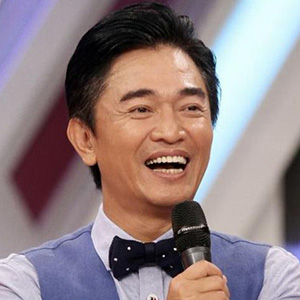
#> input picture python-notebooks/OpenCV/OpenCV_datasets/Jacky_Wu.jpg, 300 x 300 px
$ python '人物照片邊緣化.py'
#> lines starting #> are read from the running program, lines starting #| are printed output that depends on the picture; after the words box and inside, x2 and y2 are one past the last pixel; in counts of white or black regions, pixels touching at a corner belong together
import cv2
import numpy as np
from pathlib import Path


### 取得圖片路徑
current_file = Path(__file__).resolve()

image_path = (
    current_file.parent.parent
    / "OpenCV_datasets"
    / "Jacky_Wu.jpg"
)


### 讀取圖片
image = cv2.imdecode(
    np.fromfile(str(image_path), dtype=np.uint8),
    cv2.IMREAD_COLOR
)
#> image is the input picture: shape (300, 300, 3); mean B, G, R 130.1, 128.1, 145

if image is None:
    print("圖片讀取失敗，請確認圖片路徑與檔名")
    print(image_path)
    raise SystemExit


### 縮放圖片，避免視窗太大
image = cv2.resize(image, (500, 500))
#> image: shape (500, 500, 3)


### 轉灰階
gray = cv2.cvtColor(image, cv2.COLOR_BGR2GRAY)
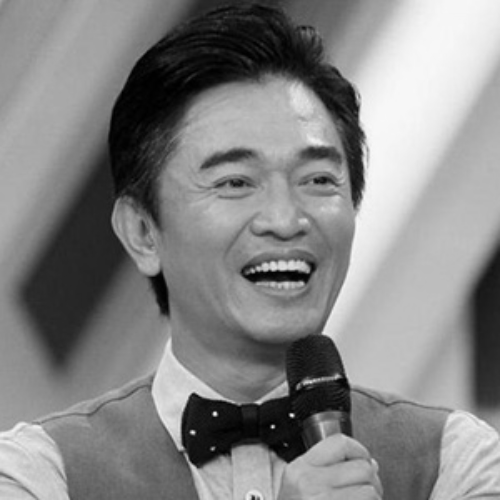
#> gray: shape (500, 500); min 0, max 249, mean 133.3


### 模糊處理
# 先把雜訊柔化，Canny 才不會抓到太多亂線
blur = cv2.GaussianBlur(
    gray,
    (5, 5),
    0
)


### Canny 邊緣偵測
edges = cv2.Canny(
    blur,
    50,
    150
)
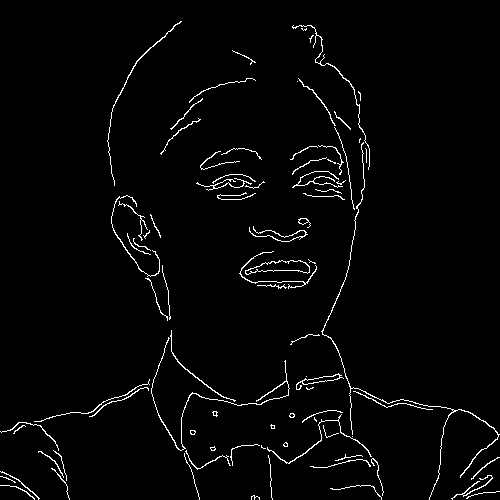
#> edges: shape (500, 500); 2.4% white in thin lines or dots


### 反相處理
# 原本是黑底白線，反相後會變成白底黑線，比較像素描線稿
sketch = cv2.bitwise_not(edges)
#> sketch: shape (500, 500); 97.6% white; black in thin lines or dots


### 顯示結果
cv2.imshow("Original", image)
cv2.imshow("Gray", gray)
cv2.imshow("Canny Edge", edges)
cv2.imshow("Sketch Style", sketch)

cv2.waitKey(0)
cv2.destroyAllWindows()

$ run again, with python-notebooks/OpenCV/OpenCV_datasets/燒肉飯.jpg copied over python-notebooks/OpenCV/OpenCV_datasets/Jacky_Wu.jpg
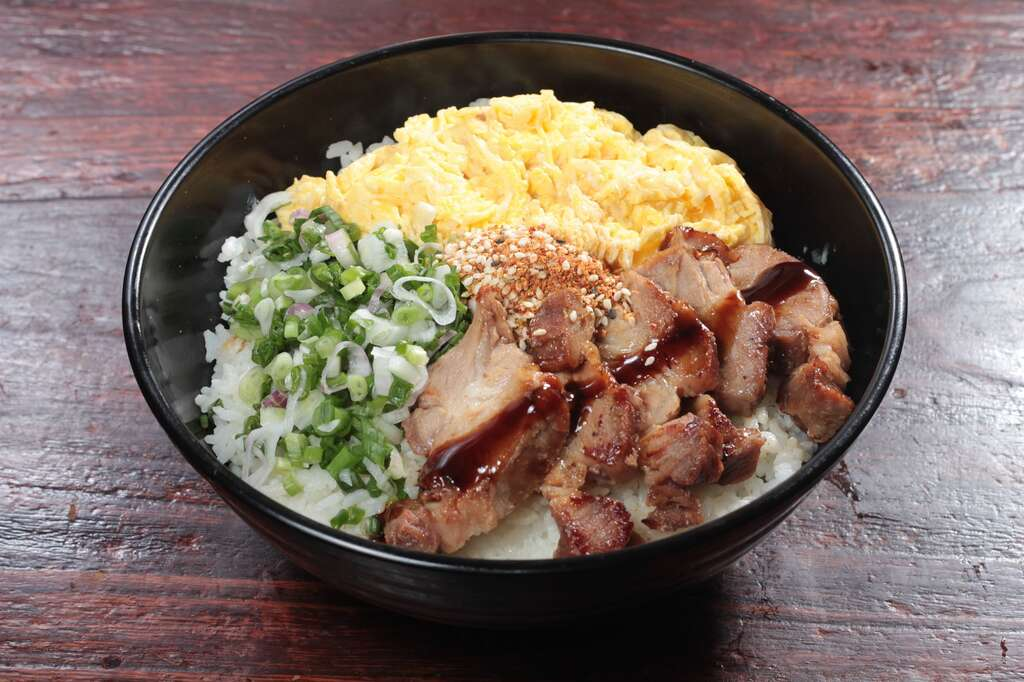
#> input picture python-notebooks/OpenCV/OpenCV_datasets/燒肉飯.jpg, 1024 x 682 px
#> image is the input picture: shape (682, 1024, 3); mean B, G, R 99.2, 109.4, 127.6
#> image: shape (500, 500, 3)
#> `gray = cv2.cvtColor(image, cv2.COLOR_BGR2GRAY)`:
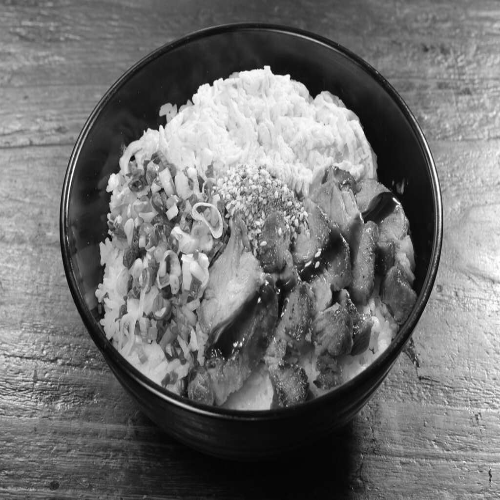
#> gray: shape (500, 500); min 2, max 255, mean 113.6
#> `edges = cv2.Canny( blur, 50, 150 )`:
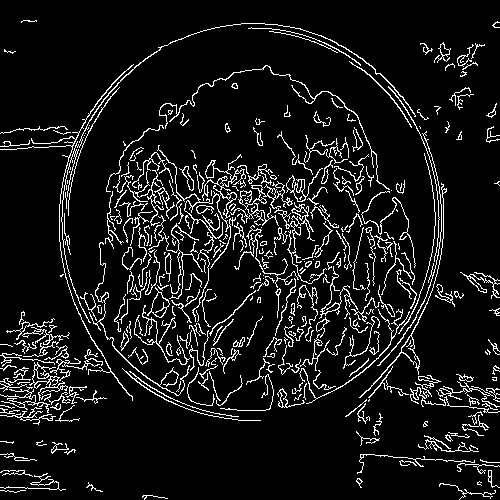
#> edges: shape (500, 500); 8.9% white in thin lines or dots
#> sketch: shape (500, 500); 91.1% white; black in thin lines or dots
